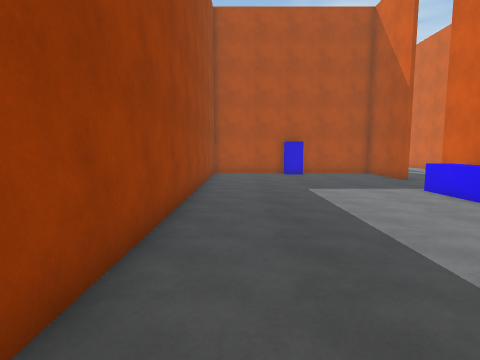
View 1 (above)

23 first-person views from a walk through a Unity game level. The camera is 1.5 m above the floor, tilts 6° down and sees 80° across. Doors are open. The floor is counted in squares, 1 m on a side. Each view is taken from the middle of a square. On the plan, view 1 faces up. The plan holds only what a view shows up to about 14 squares ahead; the rest is blank. The place goes on beyond the plan. The player character is not drawn. Surface patterns are stand-ins for the level's own textures.

View 2
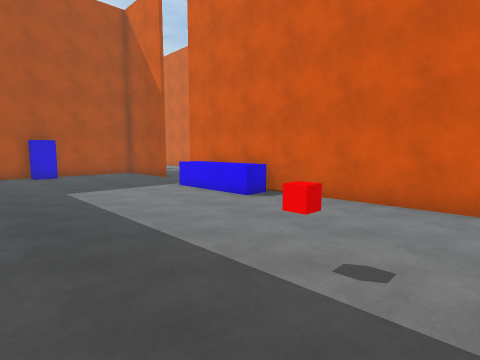

View 3
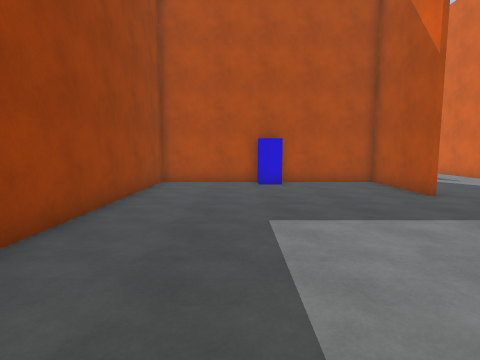

View 4
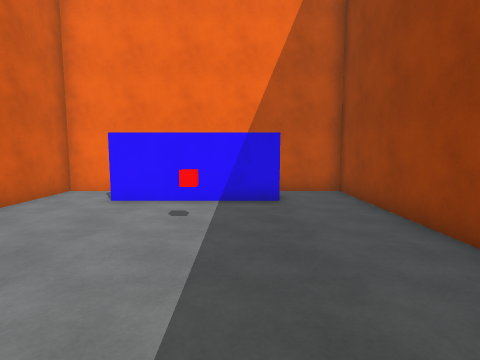

View 5
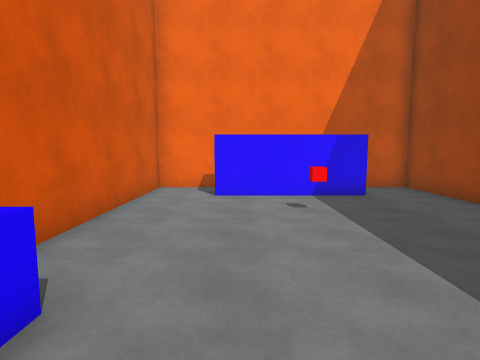

View 6
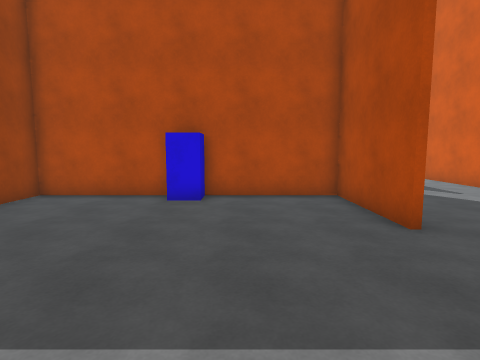

View 7
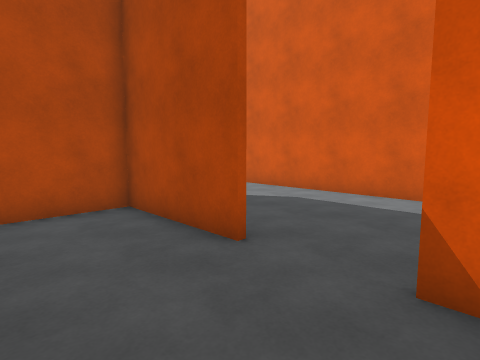

View 8
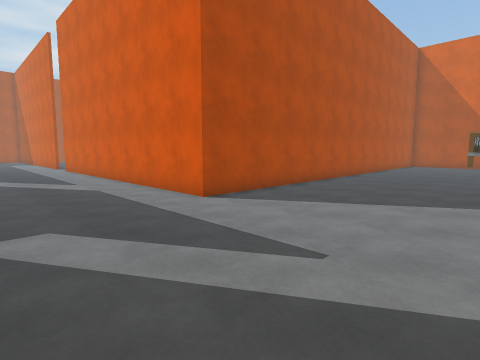

View 9
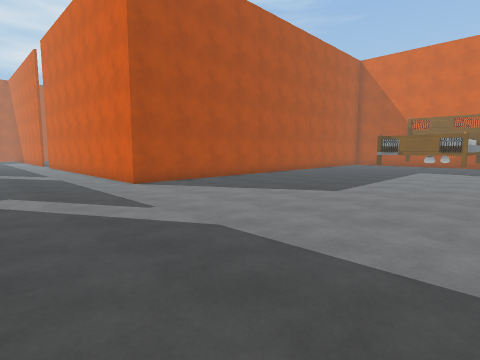

View 10
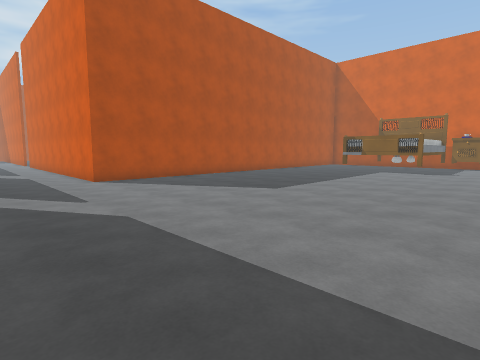

View 11
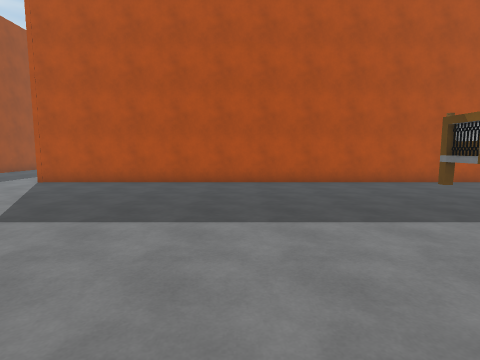

View 12
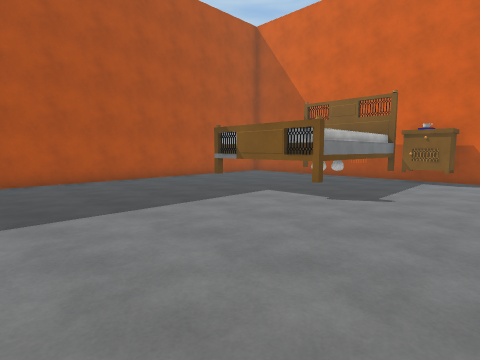

View 13
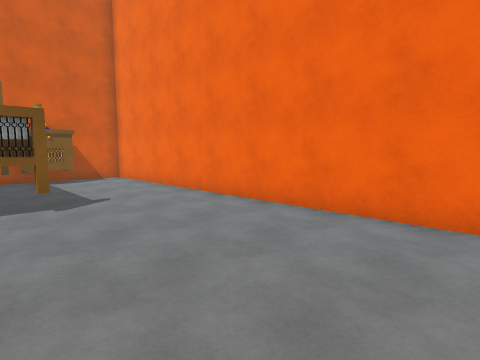

View 14
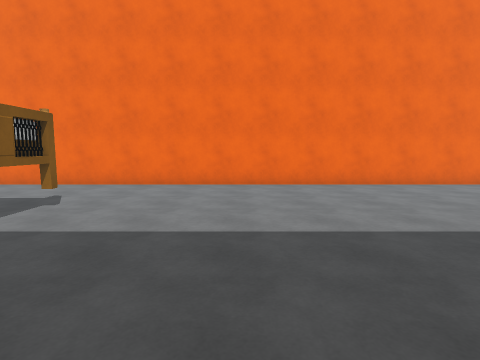

View 15
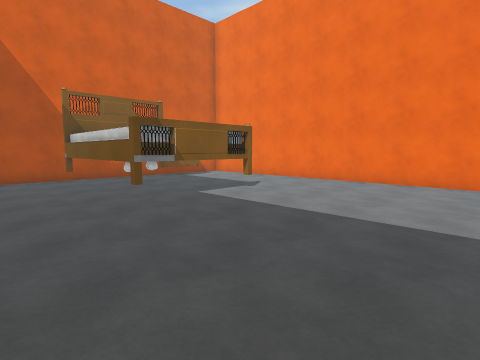

View 16
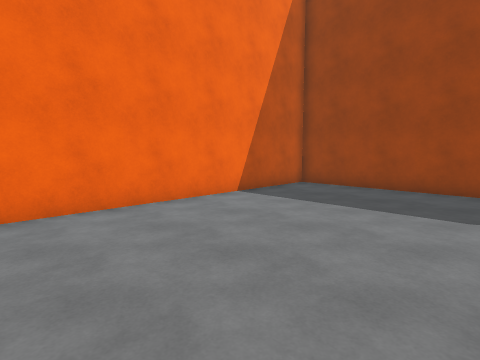

View 17
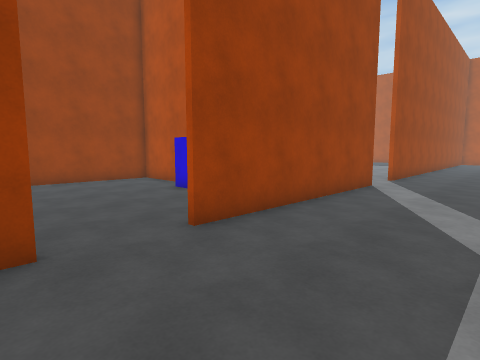

View 18
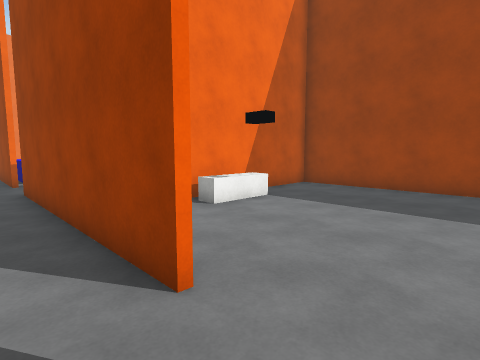

View 19
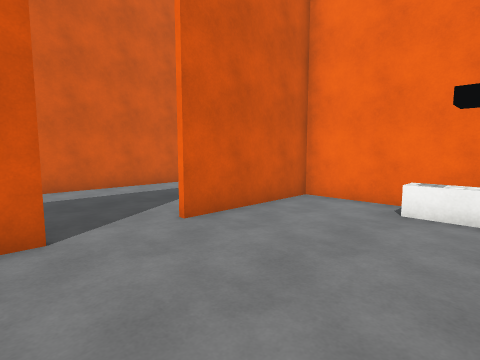

View 20
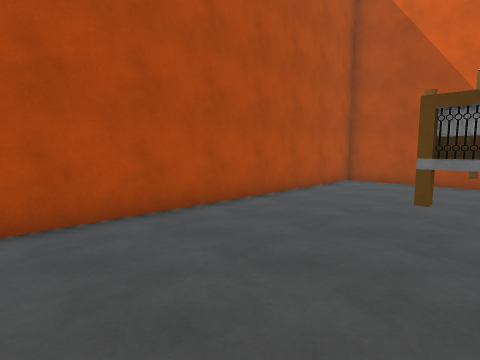

View 21
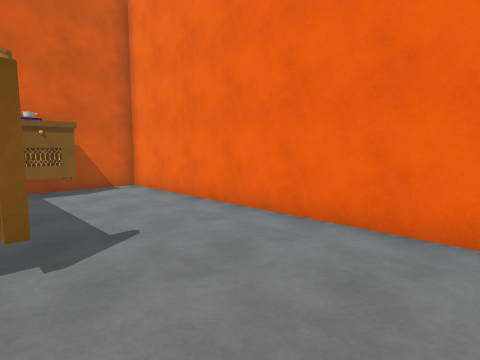

View 22
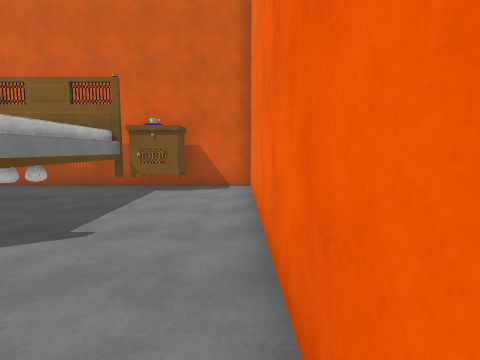

View 23
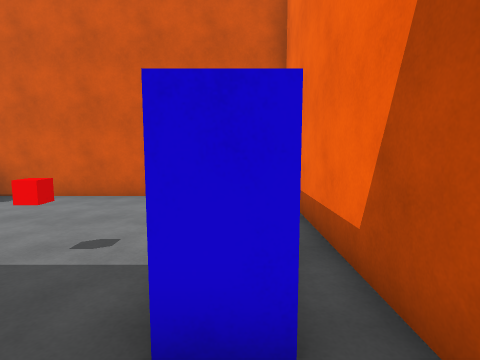

### Floor plan
Key: @ floor where view 1 was taken; # wall or solid block; . floor; D open door; ^ raised ledge; C red cube; B block; L blue block; T thing the floor can be seen under or through; O other object.
Columns run from 2 left of view 1 to 37 right of it. Each row starts with its distance up from view 1.
 27      . ...# ..
 26       ....D....
 25 #.........D......#
 24 #.........D......#
 23 #.........#......#
 22 #.........#......#
 21 #.........#......#
 20 #....BBB..#......#
 19 #....BBB..#......#
 18 #####LL####......#
 17 #.........#......#
 16 #.........#......#
 15 #.........#......#
 14 #.........D......#
 13 #.........D......#
 12 #.........D......#######################
 11 #.........#.............................
 10 #........^#.............................
  9 #........^#.............................
  8 #........^#.............................
  7 #........^#.....................TT######
  6 #.........#.....................T    #
  5 #.........#.....................T    #
  4 #.........#.....................T    #
  3 #.........#.....................OT######
  2 #....C....#...........................OO
  1 #.........#...........................OO
  0 #.@.......#............................O
 -1 #..#####..#.............................
 -2 #.........#.............................
 -3 ########################################

Where each view was taken, in squares from view 1:
view 1: 0 up, 0 right, facing up
view 2: 0 up, 0 right, facing up-right
view 3: 5 up, 2 right, facing up
view 4: 8 up, 2 right, facing down
view 5: 9 up, 5 right, facing down
view 6: 9 up, 5 right, facing up
view 7: 11 up, 5 right, facing up-right
view 8: 5 up, 9 right, facing up-right
view 9: 0 up, 9 right, facing up-right
view 10: 2 down, 10 right, facing up-right
view 11: 1 down, 24 right, facing up
view 12: 2 down, 22 right, facing up-right
view 13: 4 up, 22 right, facing down-right
view 14: 10 up, 25 right, facing down
view 15: 11 up, 22 right, facing down-right
view 16: 5 up, 20 right, facing down-left
view 17: 11 up, 13 right, facing up-left
view 18: 26 up, 10 right, facing down-left
view 19: 27 up, 3 right, facing down-right
view 20: 6 up, 24 right, facing up-right
view 21: 3 up, 26 right, facing down-right
view 22: 2 down, 26 right, facing right
view 23: 1 down, 1 left, facing right
